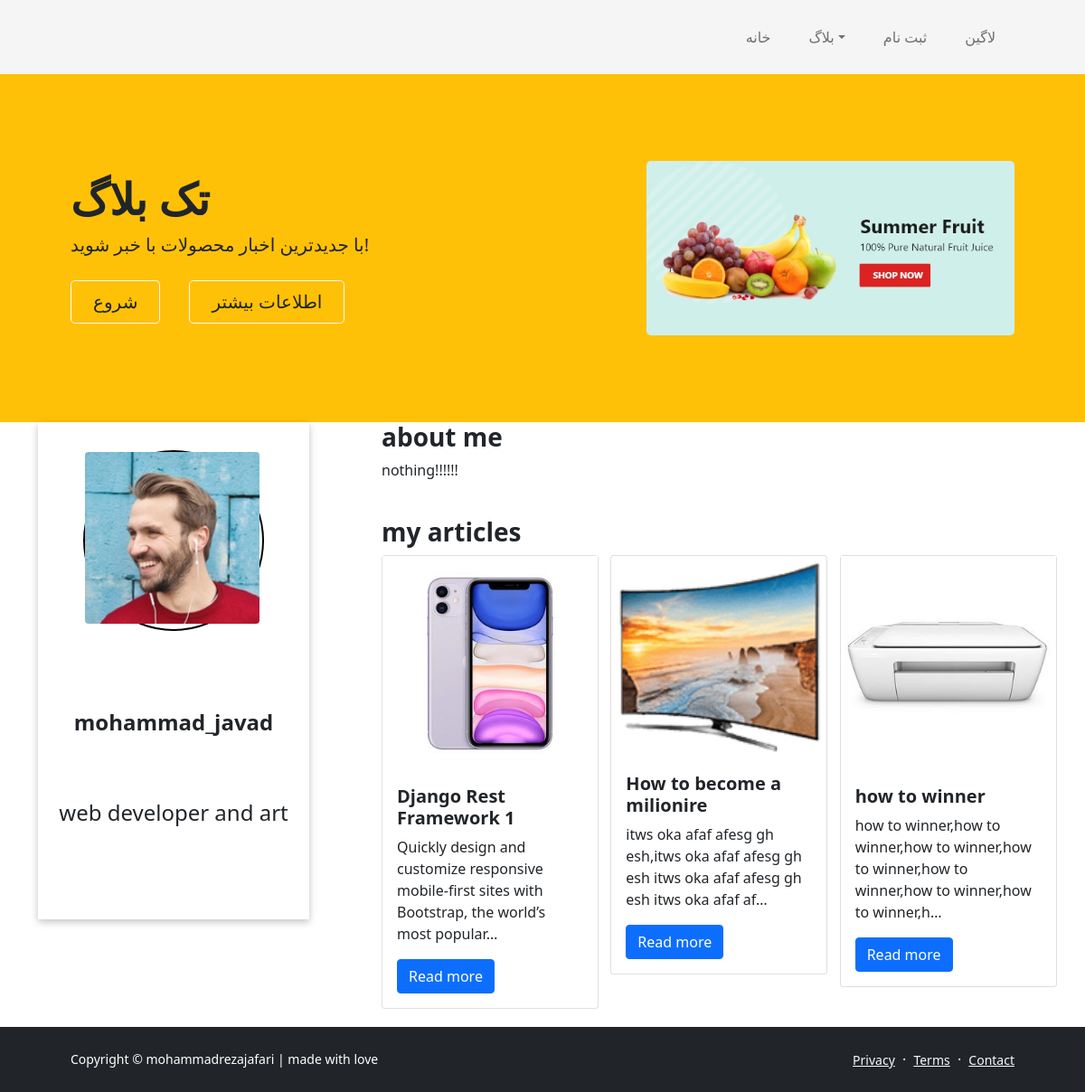
The app's page /profile/profile/62c51de7-53fe-4a6d-85d1-f21815fea584 with its own data.
### profiles/models.py (models this page shows, shortened)
class UserProfile(models.Model):
    user= models.OneToOneField(User,on_delete=models.CASCADE)
    name=models.CharField(max_length=200)
    email=models.EmailField()
    username=models.CharField(max_length=200)
    profession=models.CharField(max_length=200)
    picture=models.ImageField(upload_to='img',blank=True,null=True)
    about=models.CharField(max_length=500)
    profile_id=models.UUIDField(default=uuid.uuid4,editable=False,unique=True,primary_key=True)

### mycms/models.py (models this page shows, shortened)
class Post(models.Model):
    writer=models.ForeignKey(UserProfile,on_delete=models.CASCADE,null=True,blank=True)
    title=models.CharField(max_length=200)
    body=models.TextField()
    post_id=models.UUIDField(default=uuid.uuid4,primary_key=True,unique=True,editable=False)
    created=models.DateTimeField(auto_now_add=True)
    modified=models.DateTimeField(auto_now=True)
    slug=models.SlugField()
    image=models.ImageField(upload_to='image/')
    category=models.ForeignKey('Category',on_delete=models.CASCADE,null=True,blank=True)

### profiles/views.py (the view)
# urls.py: path('profile/',include('profiles.urls'))
def profile(request,pk):
    user_profile=UserProfile.objects.get(profile_id=pk)
    dic={
        'profile':user_profile
    }
    return render(request,'profiles/profile.html',dic)

### templates/profiles/profile.html (shortened to what this page needs)
{% extends 'base.html' %}
{% block content %}
<div class="container">
<div class="row justify-content-center">
<div class="col-lg-4">
<div class="placeholderContainer">
<div class="placehoderimg">
    <img src="{{profile.picture.url}}"  class="rounded" alt="">
</div>
<h4 class="mt-4" style="margin-top: 20px;font-weight: bold;"><strong>{{profile.name}}</strong></h4>
<h4 style="text-align: center;">{{profile.profession}}</h4>
</div>
</div>
<div class="col-lg-8">
<h3><strong>about me</strong></h3>
<p class="bio">
{{profile.about}}
</p>
<br><b></b>
<h3><strong>my articles</strong></h3>
<div class="row justify-content-center">
{% for post in profile.post_set.all %}
<div class="col-sm-12 col-md-4" style="margin-bottom: 10px;">
<div class="card" style="width: 15rem;margin-bottom: 10px;">
<img src="{{post.image.url}}" class="card-top-img" alt="">
<div class="card-body">
<h5 class="card-title"><strong>{{post.title}}</strong></h5>
<p class="card-text">{{post.body | safe | truncatechars:'100'}}</p>
<a href=""  class="btn btn-primary">Read more</a>
</div>
</div>
</div>
{% endfor %}
</div>
</div>
</div>
</div>
{% endblock content %}

### templates/base.html (shortened to what this page needs)
{%load static%}
<!DOCTYPE html>
<html lang="en">
    <head>
        <link rel="stylesheet" href="{%  static 'css/noob.css' %}">
        <link href="{% static  'bootstrap/css/bootstrap.min.css' %}" rel="stylesheet" />
    </head>
    <body class="d-flex flex-column h-100">
        <main class="flex-shrink-0">
            <nav class="navbar navbar-expand-lg navbar-light " style="background: #f5f5f5;">
                <div class="container px-5">
                    <div class="collapse navbar-collapse" id="navbarSupportedContent">
                        <ul class="navbar-nav ms-auto mb-2 mb-lg-0 " id="nav">
                            <li  class="nav-item"><a  class="nav-link p-3" href="{% url 'index' %}">خانه</a></li>
                            <li class="nav-item dropdown">
                                <a class="nav-link dropdown-toggle p-3" id="navbarDropdownBlog" href="#" role="button" data-bs-toggle="dropdown" aria-expanded="false">بلاگ</a>
                            </li>
                            {% if request.user.is_authenticated %}
                            <li class="nav-item dropdown">
                                <a class="nav-link dropdown-toggle p-3" id="navbarDropdownPortfolio" href="#" role="button" data-bs-toggle="dropdown" aria-expanded="false"> Hello {{request.user.username}}</a>
                                <ul class="dropdown-menu dropdown-menu-end" aria-labelledby="navbarDropdownPortfolio">
                                    <li><a class="dropdown-item p-3" href="{% url  'account' %}">Account</a></li>
                                    <li><a class="dropdown-item p-3" href="{% url 'logout' %}">LogOut</a></li>
                                </ul>
                            </li>
                        {% else %}
                        <li  class="nav-item"><a  class="nav-link ml-3 p-3" href="{% url 'register' %}">ثبت نام</a></li>
                        <li class="nav-item"><a class="nav-link ml-3 p-3" href="{% url 'login' %}">لاگین</a></li>
                        {% endif %}
                        </ul>
                    </div>
                </div>
            </nav>
            <header class="bg-warning py-5">
                <div class="container px-5">
                    <div class="row gx-5 align-items-center justify-content-center">
                        <div class="col-lg-8 col-xl-7 col-xxl-6 ml-auto">
                            <div class="my-5 text-center text-xl-start">
                                <h1 class="display-5 fw-bolder text-light-50 mb-2">  تک بلاگ</h1>
                                <p class="lead fw-normal text-light-50 mb-4">با جدیدترین اخبار محصولات با خبر شوید!</p>
                                <div class="d-grid gap-3 d-sm-flex justify-content-sm-center justify-content-xl-start">
                                    <a class="btn btn-outline-light text-dark btn-lg px-4 me-sm-3" href="#features">شروع</a>
                                    <a class="btn btn-outline-light text-dark  btn-lg px-4" href="#!">اطلاعات بیشتر</a>
                                </div>
                            </div>
                        </div>
                        <div class="col-xl-5 col-xxl-6 d-none d-xl-block text-center"><img class="img-fluid rounded-3 my-5" src="{% static  'images/banner-1.jpg' %}" style="width: 100%;"/></div>
                    </div>
                </div>
            </header>
            {% block content %}
            {% endblock content%}
        <footer class="bg-dark py-4 mt-auto">
            <div class="container px-5">
                <div class="row align-items-center justify-content-between flex-column flex-sm-row">
                    <div class="col-auto"><div class="small m-0 text-white">Copyright &copy; mohammadrezajafari | made with love</div></div>
                    <div class="col-auto">
                        <a class="link-light small" href="#!">Privacy</a>
                        <span class="text-white mx-1">&middot;</span>
                        <a class="link-light small" href="#!">Terms</a>
                        <span class="text-white mx-1">&middot;</span>
                        <a class="link-light small" href="#!">Contact</a>
                    </div>
                </div>
            </div>
        </footer>
    </body>
</html>

### static/css/noob.css (style rules this page uses)
#nav li a { text-decoration: none; transition: all 0.4s; }

### templates/base.html (style rules this page uses)
ul li { padding: 5px; }

### templates/profiles/profile.html (style rules this page uses)
.placeholderContainer { width: 300px; height: 550px; display: flex; align-items: center; justify-content: space-around; flex-direction: column; background-color: white; box-shadow: rgba(0, 0, 0, 0.24) 0px 3px 8px; }
.placehoderimg { width: 200px; height: 200px; border-radius: 50%; border: 2px solid black; }
.placehoderimg img { width: auto; height:auto; border-radius: 40%; }

### records on screen
UserProfile: picture (picture), name "mohammad_javad", profession "web developer and art", about "nothing!!!!!!"
Post: image (picture), title "Django Rest Framework 1", body "Quickly design and customize responsive mobile-first sites with Bootstrap, the world’s most popular…"
Post: image (picture), title "How to become a milionire", body "itws oka afaf afesg gh esh,itws oka afaf afesg gh esh itws oka afaf afesg gh esh itws oka afaf af…"
Post: image (picture), title "how to winner", body "how to winner,how to winner,how to winner,how to winner,how to winner,how to winner,how to winner,h…"
